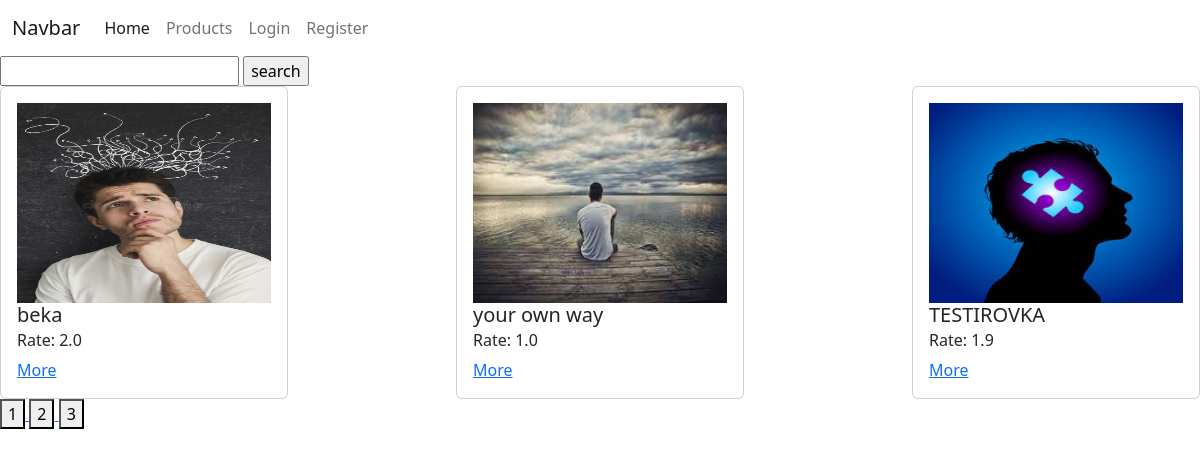
/products/?page=2, run on the app's committed database.
### products/models.py (models this page shows)
class Product(models.Model):
    image = models.ImageField(blank=True, null=True)
    title = models.CharField(max_length=255)
    composition = models.TextField()
    rate = models.FloatField()
    created_data = models.DateField(auto_now=True)
    modified_data = models.DateField(auto_now_add=True)

### products/views.py (the view)
# urls.py: path('products/', posts_view),
def posts_view(request):
    if request.method == 'GET':
        products = Product.objects.all()
        search = request.GET.get('search')
        page = int(request.GET.get('page', 1))
        max_page = products.__len__() / PAGINATION_LIMIT
        if round(max_page) < max_page:
            max_page = round(max_page) + 1
        else:
            max_page = round(max_page)
        if search:
            products = products.filter(
                Q(title__icontains=search) |
                Q(composition__icontains=search))
        products = products[PAGINATION_LIMIT * (page - 1):PAGINATION_LIMIT * page]
        context = {
            'products': products,
            'user': request.user,
            'pages': range(1, max_page + 1)
        }
        return render(request, 'products/products.html', context=context)

### templates/products/products.html
{% extends 'layouts/index.html' %}
{% block content %}
    <div class="search">
        <form action="/products/" method="get">
            <input type="text" name="search">
            <input type="submit" value="search">
        </form>
    </div>
    <div style="display: flex; justify-content: space-between; flex-wrap: wrap">
        {% for product  in products %}
            <div class="card" style="width: 18rem;">
                <div class="card-body">
                    <div class="img">
                        <img style="width: 100%; height: 200px" src="/media/{{ product.image }}" alt="ooops">
                    </div>
                    <h5 class="card-title">{{ product.title }}</h5>
                    <h6 class="card-subtitle mb-2 text-body-secondary">Rate: {{ product.rate }}</h6>
                    <a href="/products/{{ product.id }}" class="card-link">More</a>
                </div>
            </div>
        {% endfor %}
    </div>
    <div class="pages">
        {% for page in pages %}
            <a href="/products/?page={{ page }}">
                <button>
                    {{ page }}
                </button>
            </a>
        {% endfor %}
    </div>
{% endblock %}

### data on the page
Product: image (picture), title "beka", rate "2.0"
Product: image (picture), title "your own way", rate "1.0"
Product: image (picture), title "TESTIROVKA", rate "1.9"

### other printed values
{{ page }} "1" "2" "3"
